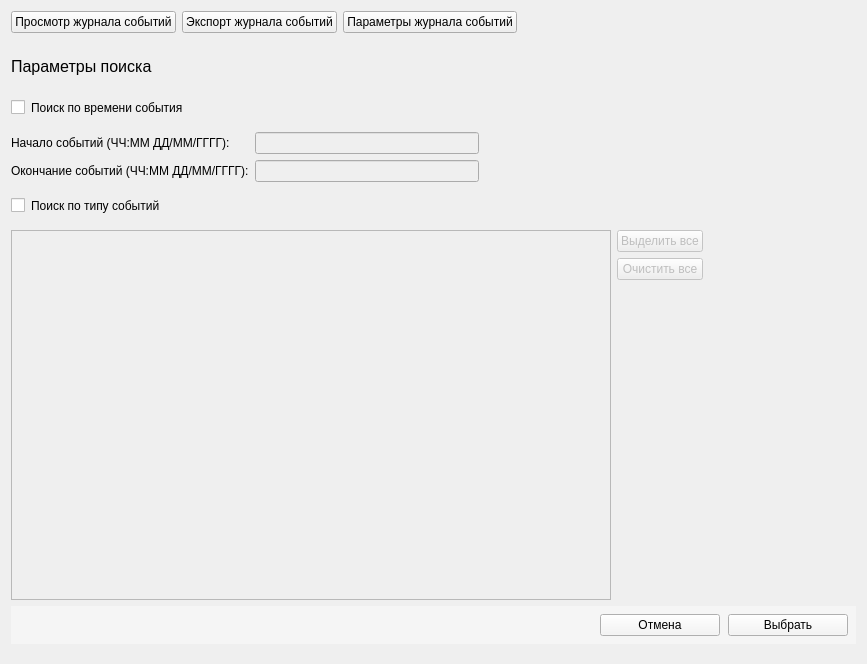
<?xml version="1.0" encoding="UTF-8"?>
<ui version="4.0">
 <class>EventsJournalWidget</class>
 <widget class="QWidget" name="EventsJournalWidget">
  <property name="geometry">
   <rect>
    <x>0</x>
    <y>0</y>
    <width>867</width>
    <height>664</height>
   </rect>
  </property>
  <property name="sizePolicy">
   <sizepolicy hsizetype="Preferred" vsizetype="Preferred">
    <horstretch>0</horstretch>
    <verstretch>0</verstretch>
   </sizepolicy>
  </property>
  <property name="windowTitle">
   <string>Form</string>
  </property>
  <layout class="QVBoxLayout" name="verticalLayout_7">
   <item>
    <layout class="QHBoxLayout" name="horizontal_layout_2">
     <item>
      <widget class="QPushButton" name="view_journal_push_button">
       <property name="text">
        <string>Просмотр журнала событий</string>
       </property>
      </widget>
     </item>
     <item>
      <widget class="QPushButton" name="export_journal_push_button">
       <property name="text">
        <string>Экспорт журнала событий</string>
       </property>
      </widget>
     </item>
     <item>
      <widget class="QPushButton" name="parms_journal_push_button">
       <property name="text">
        <string>Параметры журнала событий</string>
       </property>
      </widget>
     </item>
     <item>
      <spacer name="horizontal_spacer_1">
       <property name="orientation">
        <enum>Qt::Horizontal</enum>
       </property>
       <property name="sizeHint" stdset="0">
        <size>
         <width>40</width>
         <height>20</height>
        </size>
       </property>
      </spacer>
     </item>
    </layout>
   </item>
   <item>
    <widget class="QStackedWidget" name="journal_stacked_widget">
     <property name="currentIndex">
      <number>3</number>
     </property>
     <widget class="QWidget" name="view_journal_page">
      <layout class="QVBoxLayout" name="verticalLayout_3">
       <property name="leftMargin">
        <number>0</number>
       </property>
       <property name="rightMargin">
        <number>0</number>
       </property>
       <item>
        <layout class="QHBoxLayout" name="middle_horizontal_layout">
         <item>
          <widget class="QLabel" name="view_journal_label">
           <property name="minimumSize">
            <size>
             <width>0</width>
             <height>36</height>
            </size>
           </property>
           <property name="font">
            <font>
             <pointsize>12</pointsize>
            </font>
           </property>
           <property name="styleSheet">
            <string notr="true"/>
           </property>
           <property name="text">
            <string>Просмотр журнала событий</string>
           </property>
          </widget>
         </item>
         <item>
          <spacer name="horizontal_spacer_2">
           <property name="orientation">
            <enum>Qt::Horizontal</enum>
           </property>
           <property name="sizeHint" stdset="0">
            <size>
             <width>40</width>
             <height>20</height>
            </size>
           </property>
          </spacer>
         </item>
         <item>
          <widget class="QLabel" name="fill_journal_label">
           <property name="text">
            <string>Заполнен на 2% 1/29</string>
           </property>
          </widget>
         </item>
         <item>
          <spacer name="horizontal_spacer_5">
           <property name="orientation">
            <enum>Qt::Horizontal</enum>
           </property>
           <property name="sizeType">
            <enum>QSizePolicy::Fixed</enum>
           </property>
           <property name="sizeHint" stdset="0">
            <size>
             <width>40</width>
             <height>20</height>
            </size>
           </property>
          </spacer>
         </item>
        </layout>
       </item>
       <item>
        <widget class="QTableView" name="journal_table_view"/>
       </item>
       <item>
        <widget class="QWidget" name="view_buttons_widget" native="true">
         <property name="styleSheet">
          <string notr="true">background-color: #f5f5f5;</string>
         </property>
         <layout class="QHBoxLayout" name="horizontalLayout">
          <property name="spacing">
           <number>0</number>
          </property>
          <property name="leftMargin">
           <number>0</number>
          </property>
          <property name="topMargin">
           <number>8</number>
          </property>
          <property name="rightMargin">
           <number>8</number>
          </property>
          <property name="bottomMargin">
           <number>8</number>
          </property>
          <item>
           <widget class="QPushButton" name="clear_journal_push_button">
            <property name="text">
             <string>Очистить</string>
            </property>
           </widget>
          </item>
          <item>
           <widget class="QPushButton" name="search_journal_push_button">
            <property name="text">
             <string>Поиск</string>
            </property>
           </widget>
          </item>
          <item>
           <spacer name="horizontal_spacer_3">
            <property name="orientation">
             <enum>Qt::Horizontal</enum>
            </property>
            <property name="sizeHint" stdset="0">
             <size>
              <width>724</width>
              <height>20</height>
             </size>
            </property>
           </spacer>
          </item>
         </layout>
        </widget>
       </item>
      </layout>
     </widget>
     <widget class="QWidget" name="export_journal_page">
      <layout class="QVBoxLayout" name="verticalLayout_2">
       <property name="leftMargin">
        <number>0</number>
       </property>
       <property name="rightMargin">
        <number>0</number>
       </property>
       <item>
        <layout class="QHBoxLayout" name="middle_horizontal_layout_2">
         <item>
          <widget class="QLabel" name="view_journal_label_2">
           <property name="minimumSize">
            <size>
             <width>0</width>
             <height>36</height>
            </size>
           </property>
           <property name="font">
            <font>
             <pointsize>12</pointsize>
            </font>
           </property>
           <property name="styleSheet">
            <string notr="true"/>
           </property>
           <property name="text">
            <string>Экспорт журнала событий в файл</string>
           </property>
          </widget>
         </item>
         <item>
          <spacer name="horizontal_spacer_7">
           <property name="orientation">
            <enum>Qt::Horizontal</enum>
           </property>
           <property name="sizeHint" stdset="0">
            <size>
             <width>40</width>
             <height>20</height>
            </size>
           </property>
          </spacer>
         </item>
        </layout>
       </item>
       <item>
        <layout class="QHBoxLayout" name="horizontalLayout_4">
         <item>
          <layout class="QGridLayout" name="gridLayout">
           <item row="0" column="0">
            <widget class="QLabel" name="volune_label">
             <property name="minimumSize">
              <size>
               <width>0</width>
               <height>36</height>
              </size>
             </property>
             <property name="text">
              <string>Том:</string>
             </property>
            </widget>
           </item>
           <item row="0" column="1">
            <widget class="QComboBox" name="volume_combo_box">
             <property name="minimumSize">
              <size>
               <width>240</width>
               <height>0</height>
              </size>
             </property>
            </widget>
           </item>
           <item row="1" column="0">
            <layout class="QHBoxLayout" name="horizontalLayout_2">
             <item>
              <widget class="QLabel" name="file_name_label">
               <property name="minimumSize">
                <size>
                 <width>0</width>
                 <height>36</height>
                </size>
               </property>
               <property name="text">
                <string>Имя файла:</string>
               </property>
              </widget>
             </item>
             <item>
              <spacer name="horizontal_spacer_8">
               <property name="orientation">
                <enum>Qt::Horizontal</enum>
               </property>
               <property name="sizeHint" stdset="0">
                <size>
                 <width>40</width>
                 <height>20</height>
                </size>
               </property>
              </spacer>
             </item>
            </layout>
           </item>
           <item row="1" column="1">
            <widget class="QLineEdit" name="file_name_line_edit">
             <property name="minimumSize">
              <size>
               <width>240</width>
               <height>0</height>
              </size>
             </property>
            </widget>
           </item>
          </layout>
         </item>
         <item>
          <spacer name="horizontal_spacer_6">
           <property name="orientation">
            <enum>Qt::Horizontal</enum>
           </property>
           <property name="sizeHint" stdset="0">
            <size>
             <width>40</width>
             <height>20</height>
            </size>
           </property>
          </spacer>
         </item>
        </layout>
       </item>
       <item>
        <spacer name="verticalSpacer">
         <property name="orientation">
          <enum>Qt::Vertical</enum>
         </property>
         <property name="sizeHint" stdset="0">
          <size>
           <width>20</width>
           <height>444</height>
          </size>
         </property>
        </spacer>
       </item>
       <item>
        <widget class="QWidget" name="export_buttons_widget" native="true">
         <property name="styleSheet">
          <string notr="true">background-color: #f5f5f5;</string>
         </property>
         <layout class="QHBoxLayout" name="horizontalLayout_3">
          <property name="spacing">
           <number>0</number>
          </property>
          <property name="leftMargin">
           <number>0</number>
          </property>
          <property name="topMargin">
           <number>8</number>
          </property>
          <property name="rightMargin">
           <number>8</number>
          </property>
          <property name="bottomMargin">
           <number>8</number>
          </property>
          <item>
           <spacer name="horizontal_spacer_9">
            <property name="orientation">
             <enum>Qt::Horizontal</enum>
            </property>
            <property name="sizeHint" stdset="0">
             <size>
              <width>724</width>
              <height>20</height>
             </size>
            </property>
           </spacer>
          </item>
          <item>
           <widget class="QPushButton" name="export_journal_push_button_2">
            <property name="text">
             <string>Экспорт</string>
            </property>
           </widget>
          </item>
         </layout>
        </widget>
       </item>
      </layout>
     </widget>
     <widget class="QWidget" name="parms_journal_page">
      <layout class="QVBoxLayout" name="verticalLayout_4">
       <property name="leftMargin">
        <number>0</number>
       </property>
       <property name="rightMargin">
        <number>0</number>
       </property>
       <item>
        <layout class="QHBoxLayout" name="middle_horizontal_layout_3">
         <item>
          <widget class="QLabel" name="view_journal_label_3">
           <property name="minimumSize">
            <size>
             <width>0</width>
             <height>36</height>
            </size>
           </property>
           <property name="font">
            <font>
             <pointsize>12</pointsize>
            </font>
           </property>
           <property name="styleSheet">
            <string notr="true"/>
           </property>
           <property name="text">
            <string>Настройка параметров журнала событий</string>
           </property>
          </widget>
         </item>
         <item>
          <spacer name="horizontal_spacer_10">
           <property name="orientation">
            <enum>Qt::Horizontal</enum>
           </property>
           <property name="sizeHint" stdset="0">
            <size>
             <width>40</width>
             <height>20</height>
            </size>
           </property>
          </spacer>
         </item>
        </layout>
       </item>
       <item>
        <layout class="QHBoxLayout" name="horizontalLayout_6">
         <item>
          <layout class="QGridLayout" name="gridLayout_2">
           <item row="0" column="0">
            <widget class="QLabel" name="journal_max_size_label">
             <property name="minimumSize">
              <size>
               <width>0</width>
               <height>36</height>
              </size>
             </property>
             <property name="text">
              <string>Максимальный размер журнала (100 - 1000):</string>
             </property>
            </widget>
           </item>
           <item row="0" column="1">
            <widget class="QLineEdit" name="journal_max_size_line_edit">
             <property name="text">
              <string>1000</string>
             </property>
            </widget>
           </item>
           <item row="1" column="0">
            <widget class="QLabel" name="journal_audit_period_label">
             <property name="minimumSize">
              <size>
               <width>0</width>
               <height>36</height>
              </size>
             </property>
             <property name="text">
              <string>Периодичность аудита (мес.):</string>
             </property>
            </widget>
           </item>
           <item row="1" column="1">
            <widget class="QComboBox" name="journal_audit_period_combo_box">
             <item>
              <property name="text">
               <string>0</string>
              </property>
             </item>
             <item>
              <property name="text">
               <string>1</string>
              </property>
             </item>
             <item>
              <property name="text">
               <string>2</string>
              </property>
             </item>
             <item>
              <property name="text">
               <string>3</string>
              </property>
             </item>
             <item>
              <property name="text">
               <string>4</string>
              </property>
             </item>
             <item>
              <property name="text">
               <string>5</string>
              </property>
             </item>
             <item>
              <property name="text">
               <string>6</string>
              </property>
             </item>
             <item>
              <property name="text">
               <string>7</string>
              </property>
             </item>
             <item>
              <property name="text">
               <string>8</string>
              </property>
             </item>
             <item>
              <property name="text">
               <string>9</string>
              </property>
             </item>
             <item>
              <property name="text">
               <string>10</string>
              </property>
             </item>
             <item>
              <property name="text">
               <string>11</string>
              </property>
             </item>
             <item>
              <property name="text">
               <string>12</string>
              </property>
             </item>
            </widget>
           </item>
           <item row="2" column="0">
            <layout class="QHBoxLayout" name="horizontalLayout_5">
             <item>
              <widget class="QLabel" name="journal_messages_overwriting_label">
               <property name="minimumSize">
                <size>
                 <width>0</width>
                 <height>36</height>
                </size>
               </property>
               <property name="text">
                <string>Перезапись событий:</string>
               </property>
              </widget>
             </item>
             <item>
              <spacer name="horizontalSpacer">
               <property name="orientation">
                <enum>Qt::Horizontal</enum>
               </property>
               <property name="sizeHint" stdset="0">
                <size>
                 <width>40</width>
                 <height>20</height>
                </size>
               </property>
              </spacer>
             </item>
            </layout>
           </item>
           <item row="2" column="1">
            <widget class="Toggle" name="journal_messages_overwriting_check_box">
             <property name="sizePolicy">
              <sizepolicy hsizetype="Maximum" vsizetype="Maximum">
               <horstretch>0</horstretch>
               <verstretch>0</verstretch>
              </sizepolicy>
             </property>
             <property name="text">
              <string/>
             </property>
            </widget>
           </item>
          </layout>
         </item>
         <item>
          <spacer name="horizontalSpacer_2">
           <property name="orientation">
            <enum>Qt::Horizontal</enum>
           </property>
           <property name="sizeHint" stdset="0">
            <size>
             <width>40</width>
             <height>20</height>
            </size>
           </property>
          </spacer>
         </item>
        </layout>
       </item>
       <item>
        <spacer name="verticalSpacer_2">
         <property name="orientation">
          <enum>Qt::Vertical</enum>
         </property>
         <property name="sizeHint" stdset="0">
          <size>
           <width>20</width>
           <height>402</height>
          </size>
         </property>
        </spacer>
       </item>
       <item>
        <widget class="QWidget" name="parms_buttons_widget" native="true">
         <property name="styleSheet">
          <string notr="true">background-color: #f5f5f5;</string>
         </property>
         <layout class="QHBoxLayout" name="horizontalLayout_7">
          <property name="spacing">
           <number>8</number>
          </property>
          <property name="leftMargin">
           <number>0</number>
          </property>
          <property name="topMargin">
           <number>8</number>
          </property>
          <property name="rightMargin">
           <number>8</number>
          </property>
          <property name="bottomMargin">
           <number>8</number>
          </property>
          <item>
           <spacer name="horizontal_spacer_11">
            <property name="orientation">
             <enum>Qt::Horizontal</enum>
            </property>
            <property name="sizeHint" stdset="0">
             <size>
              <width>40</width>
              <height>20</height>
             </size>
            </property>
           </spacer>
          </item>
          <item>
           <widget class="QPushButton" name="default_push_button">
            <property name="minimumSize">
             <size>
              <width>120</width>
              <height>0</height>
             </size>
            </property>
            <property name="text">
             <string>По умолчанию</string>
            </property>
           </widget>
          </item>
          <item>
           <widget class="QPushButton" name="cancel_push_button">
            <property name="minimumSize">
             <size>
              <width>120</width>
              <height>0</height>
             </size>
            </property>
            <property name="text">
             <string>Отмена</string>
            </property>
           </widget>
          </item>
          <item>
           <widget class="QPushButton" name="save_push_button">
            <property name="minimumSize">
             <size>
              <width>120</width>
              <height>0</height>
             </size>
            </property>
            <property name="text">
             <string>Сохранить</string>
            </property>
           </widget>
          </item>
         </layout>
        </widget>
       </item>
      </layout>
     </widget>
     <widget class="QWidget" name="search_journal_page">
      <layout class="QVBoxLayout" name="verticalLayout_6">
       <property name="leftMargin">
        <number>0</number>
       </property>
       <property name="rightMargin">
        <number>0</number>
       </property>
       <item>
        <layout class="QHBoxLayout" name="horizontalLayout_11">
         <item>
          <layout class="QVBoxLayout" name="verticalLayout">
           <item>
            <layout class="QHBoxLayout" name="middle_horizontal_layout_4">
             <item>
              <widget class="QLabel" name="search_parms_label">
               <property name="minimumSize">
                <size>
                 <width>0</width>
                 <height>36</height>
                </size>
               </property>
               <property name="font">
                <font>
                 <pointsize>12</pointsize>
                </font>
               </property>
               <property name="styleSheet">
                <string notr="true"/>
               </property>
               <property name="text">
                <string>Параметры поиска</string>
               </property>
              </widget>
             </item>
             <item>
              <spacer name="horizontal_spacer_12">
               <property name="orientation">
                <enum>Qt::Horizontal</enum>
               </property>
               <property name="sizeHint" stdset="0">
                <size>
                 <width>40</width>
                 <height>20</height>
                </size>
               </property>
              </spacer>
             </item>
            </layout>
           </item>
           <item>
            <layout class="QGridLayout" name="gridLayout_3">
             <item row="0" column="0">
              <layout class="QHBoxLayout" name="horizontalLayout_10">
               <item>
                <widget class="Toggle" name="events_time_search_check_box">
                 <property name="sizePolicy">
                  <sizepolicy hsizetype="Maximum" vsizetype="Maximum">
                   <horstretch>0</horstretch>
                   <verstretch>0</verstretch>
                  </sizepolicy>
                 </property>
                 <property name="minimumSize">
                  <size>
                   <width>0</width>
                   <height>0</height>
                  </size>
                 </property>
                 <property name="text">
                  <string/>
                 </property>
                </widget>
               </item>
               <item>
                <widget class="QLabel" name="events_time_search_label">
                 <property name="minimumSize">
                  <size>
                   <width>0</width>
                   <height>36</height>
                  </size>
                 </property>
                 <property name="text">
                  <string>Поиск по времени события</string>
                 </property>
                </widget>
               </item>
              </layout>
             </item>
             <item row="1" column="0">
              <widget class="QLabel" name="events_start_time_label">
               <property name="text">
                <string>Начало событий (ЧЧ:ММ ДД/ММ/ГГГГ):</string>
               </property>
              </widget>
             </item>
             <item row="1" column="1">
              <widget class="QLineEdit" name="events_start_time_line_edit">
               <property name="enabled">
                <bool>false</bool>
               </property>
              </widget>
             </item>
             <item row="1" column="2">
              <spacer name="horizontalSpacer_4">
               <property name="orientation">
                <enum>Qt::Horizontal</enum>
               </property>
               <property name="sizeHint" stdset="0">
                <size>
                 <width>40</width>
                 <height>20</height>
                </size>
               </property>
              </spacer>
             </item>
             <item row="2" column="0">
              <widget class="QLabel" name="events_end_time_label">
               <property name="text">
                <string>Окончание событий (ЧЧ:ММ ДД/ММ/ГГГГ):</string>
               </property>
              </widget>
             </item>
             <item row="2" column="1">
              <widget class="QLineEdit" name="events_end_time_line_edit">
               <property name="enabled">
                <bool>false</bool>
               </property>
              </widget>
             </item>
             <item row="3" column="0">
              <layout class="QHBoxLayout" name="horizontal_layout_11">
               <item>
                <widget class="Toggle" name="events_type_search_check_box">
                 <property name="sizePolicy">
                  <sizepolicy hsizetype="Maximum" vsizetype="Maximum">
                   <horstretch>0</horstretch>
                   <verstretch>0</verstretch>
                  </sizepolicy>
                 </property>
                 <property name="minimumSize">
                  <size>
                   <width>0</width>
                   <height>0</height>
                  </size>
                 </property>
                 <property name="text">
                  <string/>
                 </property>
                </widget>
               </item>
               <item>
                <widget class="QLabel" name="events_type_search_label">
                 <property name="minimumSize">
                  <size>
                   <width>0</width>
                   <height>36</height>
                  </size>
                 </property>
                 <property name="text">
                  <string>Поиск по типу событий</string>
                 </property>
                </widget>
               </item>
              </layout>
             </item>
            </layout>
           </item>
           <item>
            <layout class="QHBoxLayout" name="horizontalLayout_8">
             <item>
              <widget class="QListWidget" name="events_type_list_widget">
               <property name="enabled">
                <bool>false</bool>
               </property>
               <property name="minimumSize">
                <size>
                 <width>600</width>
                 <height>0</height>
                </size>
               </property>
               <property name="selectionMode">
                <enum>QAbstractItemView::MultiSelection</enum>
               </property>
              </widget>
             </item>
             <item>
              <layout class="QVBoxLayout" name="verticalLayout_5">
               <item>
                <widget class="QPushButton" name="select_all_push_button">
                 <property name="enabled">
                  <bool>false</bool>
                 </property>
                 <property name="text">
                  <string>Выделить все</string>
                 </property>
                </widget>
               </item>
               <item>
                <widget class="QPushButton" name="clear_all_push_button">
                 <property name="enabled">
                  <bool>false</bool>
                 </property>
                 <property name="text">
                  <string>Очистить все</string>
                 </property>
                </widget>
               </item>
               <item>
                <spacer name="verticalSpacer_3">
                 <property name="orientation">
                  <enum>Qt::Vertical</enum>
                 </property>
                 <property name="sizeHint" stdset="0">
                  <size>
                   <width>20</width>
                   <height>40</height>
                  </size>
                 </property>
                </spacer>
               </item>
              </layout>
             </item>
            </layout>
           </item>
          </layout>
         </item>
         <item>
          <spacer name="horizontalSpacer_3">
           <property name="orientation">
            <enum>Qt::Horizontal</enum>
           </property>
           <property name="sizeType">
            <enum>QSizePolicy::Expanding</enum>
           </property>
           <property name="sizeHint" stdset="0">
            <size>
             <width>160</width>
             <height>20</height>
            </size>
           </property>
          </spacer>
         </item>
        </layout>
       </item>
       <item>
        <widget class="QWidget" name="parms_buttons_widget_2" native="true">
         <property name="styleSheet">
          <string notr="true">background-color: #f5f5f5;</string>
         </property>
         <layout class="QHBoxLayout" name="horizontalLayout_9">
          <property name="spacing">
           <number>8</number>
          </property>
          <property name="leftMargin">
           <number>0</number>
          </property>
          <property name="topMargin">
           <number>8</number>
          </property>
          <property name="rightMargin">
           <number>8</number>
          </property>
          <property name="bottomMargin">
           <number>8</number>
          </property>
          <item>
           <spacer name="horizontal_spacer_13">
            <property name="orientation">
             <enum>Qt::Horizontal</enum>
            </property>
            <property name="sizeHint" stdset="0">
             <size>
              <width>40</width>
              <height>20</height>
             </size>
            </property>
           </spacer>
          </item>
          <item>
           <widget class="QPushButton" name="cancel_parms_push_button">
            <property name="minimumSize">
             <size>
              <width>120</width>
              <height>0</height>
             </size>
            </property>
            <property name="text">
             <string>Отмена</string>
            </property>
           </widget>
          </item>
          <item>
           <widget class="QPushButton" name="select_parms_push_button">
            <property name="minimumSize">
             <size>
              <width>120</width>
              <height>0</height>
             </size>
            </property>
            <property name="text">
             <string>Выбрать</string>
            </property>
           </widget>
          </item>
         </layout>
        </widget>
       </item>
      </layout>
     </widget>
    </widget>
   </item>
  </layout>
 </widget>
 <customwidgets>
  <customwidget>
   <class>Toggle</class>
   <extends>QCheckBox</extends>
   <header>toggle</header>
  </customwidget>
 </customwidgets>
 <resources/>
 <connections/>
</ui>
